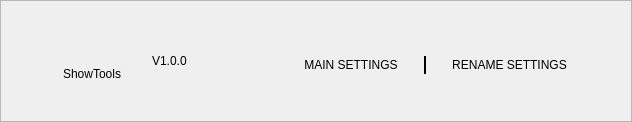
      <widget class="QFrame" name="headerFrame">
       <property name="sizePolicy">
        <sizepolicy hsizetype="Expanding" vsizetype="Expanding">
         <horstretch>0</horstretch>
         <verstretch>0</verstretch>
        </sizepolicy>
       </property>
       <property name="minimumSize">
        <size>
         <width>80</width>
         <height>120</height>
        </size>
       </property>
       <property name="maximumSize">
        <size>
         <width>16777215</width>
         <height>180</height>
        </size>
       </property>
       <property name="frameShape">
        <enum>QFrame::StyledPanel</enum>
       </property>
       <property name="frameShadow">
        <enum>QFrame::Raised</enum>
       </property>
       <layout class="QHBoxLayout" name="horizontalLayout_3">
        <property name="spacing">
         <number>8</number>
        </property>
        <property name="leftMargin">
         <number>30</number>
        </property>
        <property name="topMargin">
         <number>14</number>
        </property>
        <property name="rightMargin">
         <number>12</number>
        </property>
        <item>
         <layout class="QHBoxLayout" name="horizontalLayout_2">
          <property name="leftMargin">
           <number>12</number>
          </property>
          <property name="topMargin">
           <number>6</number>
          </property>
          <property name="rightMargin">
           <number>12</number>
          </property>
          <property name="bottomMargin">
           <number>20</number>
          </property>
          <item alignment="Qt::AlignVCenter">
           <widget class="QWidget" name="titleRow" native="true">
            <property name="minimumSize">
             <size>
              <width>200</width>
              <height>0</height>
             </size>
            </property>
            <layout class="QHBoxLayout" name="horizontalLayout_11">
             <property name="leftMargin">
              <number>20</number>
             </property>
             <property name="topMargin">
              <number>20</number>
             </property>
             <item>
              <layout class="QHBoxLayout" name="horizontalLayout_10">
               <property name="spacing">
                <number>6</number>
               </property>
               <item alignment="Qt::AlignBottom">
                <widget class="QLabel" name="label_showTools">
                 <property name="text">
                  <string>ShowTools</string>
                 </property>
                 <property name="alignment">
                  <set>Qt::AlignBottom|Qt::AlignLeading|Qt::AlignLeft</set>
                 </property>
                </widget>
               </item>
               <item alignment="Qt::AlignBottom">
                <widget class="QLabel" name="label_version">
                 <property name="minimumSize">
                  <size>
                   <width>0</width>
                   <height>40</height>
                  </size>
                 </property>
                 <property name="maximumSize">
                  <size>
                   <width>16777215</width>
                   <height>40</height>
                  </size>
                 </property>
                 <property name="text">
                  <string>V1.0.0</string>
                 </property>
                 <property name="alignment">
                  <set>Qt::AlignLeading|Qt::AlignLeft|Qt::AlignVCenter</set>
                 </property>
                </widget>
               </item>
              </layout>
             </item>
            </layout>
           </widget>
          </item>
          <item>
           <spacer name="horizontalSpacer">
            <property name="orientation">
             <enum>Qt::Horizontal</enum>
            </property>
            <property name="sizeHint" stdset="0">
             <size>
              <width>40</width>
              <height>20</height>
             </size>
            </property>
           </spacer>
          </item>
          <item>
           <widget class="QWidget" name="tabContainer" native="true">
            <property name="minimumSize">
             <size>
              <width>100</width>
              <height>0</height>
             </size>
            </property>
            <layout class="QHBoxLayout" name="horizontalLayout_12">
             <property name="spacing">
              <number>14</number>
             </property>
             <property name="topMargin">
              <number>20</number>
             </property>
             <property name="rightMargin">
              <number>36</number>
             </property>
             <property name="bottomMargin">
              <number>0</number>
             </property>
             <item>
              <widget class="QPushButton" name="btn_mainSettings">
               <property name="focusPolicy">
                <enum>Qt::NoFocus</enum>
               </property>
               <property name="text">
                <string>MAIN SETTINGS</string>
               </property>
               <property name="checkable">
                <bool>true</bool>
               </property>
               <property name="autoExclusive">
                <bool>true</bool>
               </property>
               <property name="flat">
                <bool>true</bool>
               </property>
              </widget>
             </item>
             <item>
              <widget class="QFrame" name="frameTabDivider">
               <property name="sizePolicy">
                <sizepolicy hsizetype="Fixed" vsizetype="Fixed">
                 <horstretch>0</horstretch>
                 <verstretch>0</verstretch>
                </sizepolicy>
               </property>
               <property name="minimumSize">
                <size>
                 <width>18</width>
                 <height>18</height>
                </size>
               </property>
               <property name="sizeIncrement">
                <size>
                 <width>0</width>
                 <height>0</height>
                </size>
               </property>
               <property name="baseSize">
                <size>
                 <width>0</width>
                 <height>0</height>
                </size>
               </property>
               <property name="frameShape">
                <enum>QFrame::VLine</enum>
               </property>
               <property name="frameShadow">
                <enum>QFrame::Plain</enum>
               </property>
               <property name="lineWidth">
                <number>2</number>
               </property>
               <property name="midLineWidth">
                <number>0</number>
               </property>
              </widget>
             </item>
             <item>
              <widget class="QPushButton" name="btn_renameSettings">
               <property name="focusPolicy">
                <enum>Qt::NoFocus</enum>
               </property>
               <property name="text">
                <string>RENAME SETTINGS</string>
               </property>
               <property name="checkable">
                <bool>true</bool>
               </property>
               <property name="autoExclusive">
                <bool>true</bool>
               </property>
               <property name="flat">
                <bool>true</bool>
               </property>
              </widget>
             </item>
            </layout>
           </widget>
          </item>
         </layout>
        </item>
       </layout>
      </widget>
